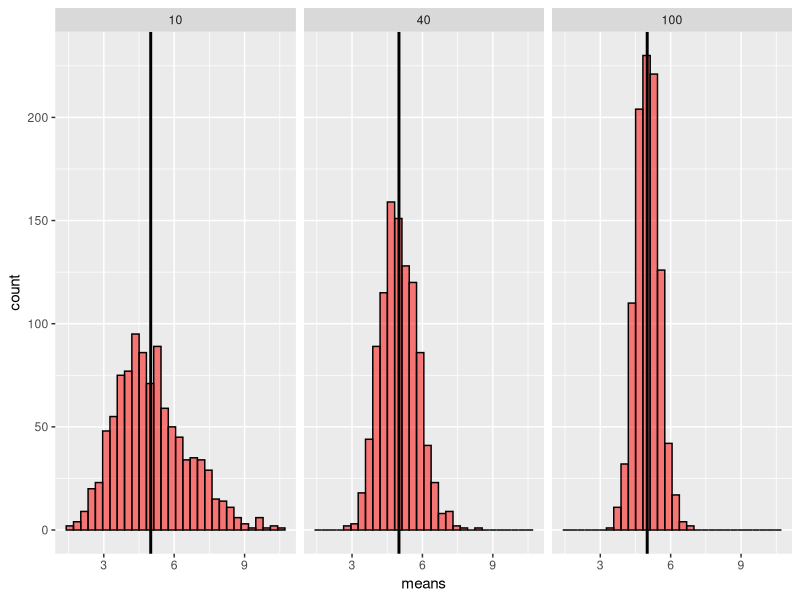
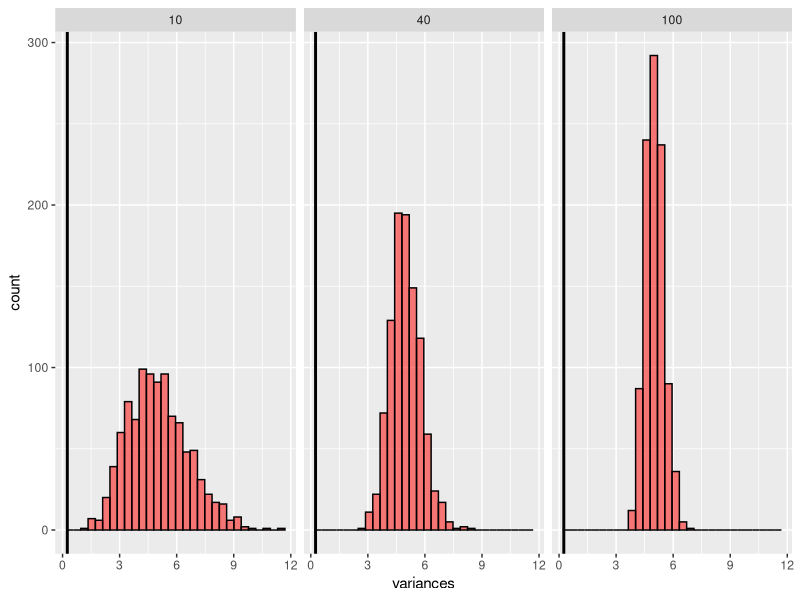

These charts were generated, in order, by the following R code:
## ---- chunk 1
set.seed(4)
lambda<-0.2
N<-40
nosim<-1000
expMeans <- NULL
for (i in 1 : nosim) {
      expMeans = c(expMeans, mean(rexp(N,lambda)))
}
## ---- chunk 2
mean(expMeans)
## ---- chunk 3
1/lambda
## ---- chunk 4
library(ggplot2)
set.seed(8)
lambda<-0.2
Nvector<-c(10,40,100)
nosim<-1000
means<-NULL
for (i in Nvector) {
      N<-i
      for (j in 1 : nosim) {
            means <- c(means, mean(rexp(N,lambda)))
      }
}
meansData <- data.frame(means=means,N=rep(Nvector,each=nosim))
g<- ggplot(meansData,aes(means))
g+facet_grid(.~N)+
      geom_histogram(bins=30,color="black",fill="red",alpha=0.5)+
      geom_vline(xintercept = 1/lambda,size=1)
## ---- chunk 5
var(expMeans)
## ---- chunk 6
1/(lambda^2*N)
## ---- chunk 7
library(ggplot2)
set.seed(16)
lambda<-0.2
Nvector<-c(10,40,100)
nosim<-1000
variances<-NULL
for (i in Nvector) {
      N<-i
      for (j in 1 : nosim) {
            variances <- c(variances, mean(rexp(N,lambda)))
      }
}
varData <- data.frame(variances=variances,N=rep(Nvector,each=nosim))
g<- ggplot(varData,aes(variances))
g+facet_grid(.~N)+
      geom_histogram(bins=30,color="black",fill="red",alpha=0.5)+
      geom_vline(xintercept = 1/(lambda^2*N),size=1)
## ---- chunk 8
lambda<-0.2
N<-40
nosim<-1000
theorMean<-1/lambda
theorSd<-1/(lambda*sqrt(N))
expMeans <- NULL
for (i in 1 : nosim) {
      expMeans = c(expMeans, mean(rexp(N,lambda)))
}
sampleMean <-mean(expMeans)
sampleSd<-sd(expMeans)
      
